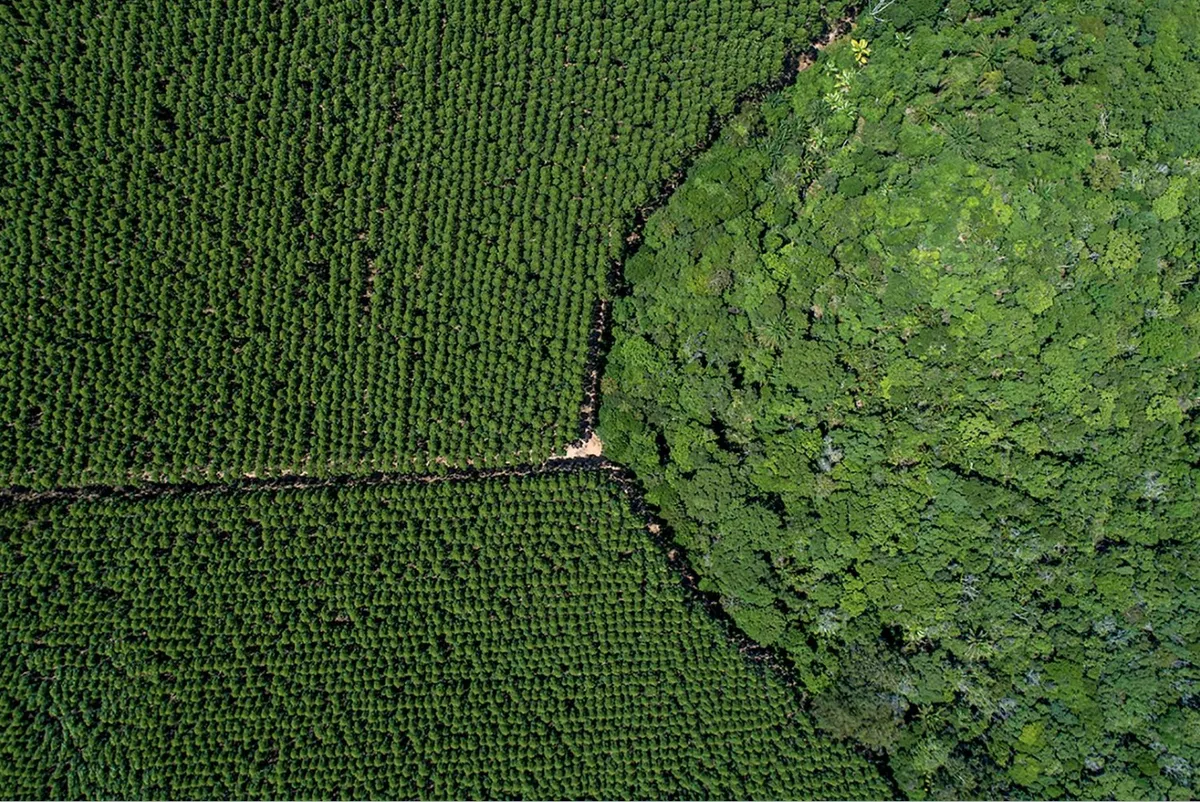
//> input picture ex5/images/plantacao.png, 1200 x 802 px
$ ./plantacao   (built with g++ and OpenCV 4)
//> lines starting //> are read from the running program, lines starting //| are printed output that depends on the picture; after the words box and inside, x2 and y2 are one past the last pixel; in counts of white or black regions, pixels touching at a corner belong together
//detectar área urbana em uma foto

#include <stdio.h>
#include <vector>
#include <opencv2/opencv.hpp>


int main (){

    // Indicar o namespace que será utilizado
    using namespace cv;
    using namespace std;

    // carregar imagem já em escala de cinza
    //Mat snk = imread("images/snk.png", IMREAD_GRAYSCALE);
    //Mat gama = imread("images/gama.jpg", IMREAD_GRAYSCALE);
    //Mat bsb = imread("images/brasilia.jpg", IMREAD_GRAYSCALE);
    Mat plantacao = imread("images/plantacao.png", IMREAD_GRAYSCALE);
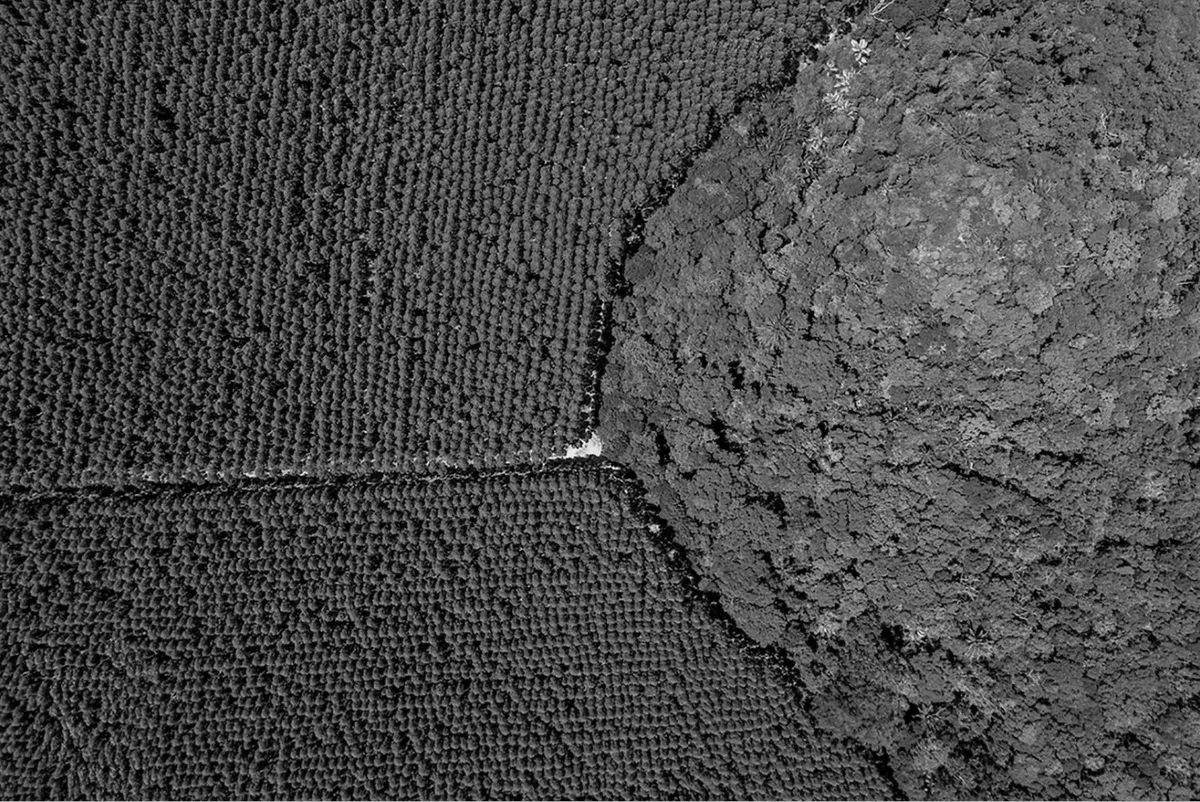
//> plantacao: 802 rows x 1200 cols, CV_8UC1; min 0, max 252, mean 73.4

    if (plantacao.empty()) { // verificar se a imagem foi carregada corretamente ou se o caminho está errado
        printf("Erro ao carregar a imagem!\n"); // usando fprintf para erro
    }

    // [11 lines of commented-out code are left out]

    int minimo = 200; // tons próximos ao branco
    int maximo = 255; // branco puro

    // cria a máscara para a imagem.
    Mat mascara;
    inRange(plantacao, Scalar(minimo), Scalar(maximo), mascara);
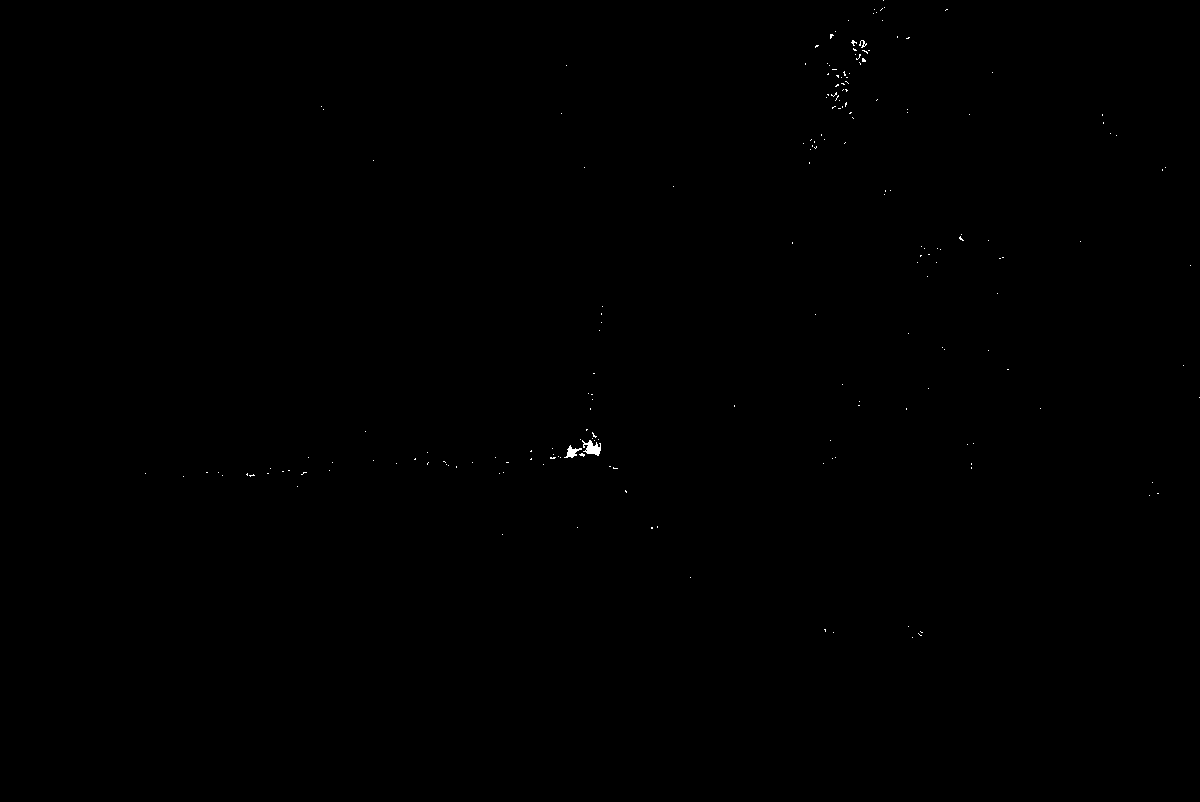
//> mascara: 802 rows x 1200 cols, CV_8UC1; 0.08% white; 195 white regions (192 under 20 px), largest, box (x1, y1, x2, y2) and area: (582, 440, 601, 456) 175, (564, 445, 582, 458) 100, (859, 40, 867, 48) 28

    // aplicar a máscara à imagem original
    Mat resultado;
    bitwise_and(plantacao, plantacao, resultado, mascara);

    // converver para binária, os valores acima de 215 serão convertidos para 255 e o restante para 0.
    Mat /*snkbi, gamabi, bsbbi,*/ plantacaobi;
    //threshold(snk, snkbi, 215, 255, THRESH_BINARY);
    //threshold(gama, gamabi, 215, 255, THRESH_BINARY);
    //threshold(bsb, bsbbi, 215, 255, THRESH_BINARY);
    threshold(plantacao, plantacaobi, 200, 255, THRESH_BINARY);
//> plantacaobi: 802 rows x 1200 cols, CV_8UC1; 0.08% white; 182 white regions (179 under 20 px)

    vector<vector<Point>> contornos; // vetor dentro de um vetor
    // vector<Vec4i>hierarquia; //armazenar infos sobre a hierarquia, não tem necessidade de usar com a RETR_EXTERNAL

    // detectar contornos da imagem binária.
    findContours(plantacaobi, contornos, RETR_EXTERNAL, CHAIN_APPROX_SIMPLE); // função; imagem binária; vetor de vetores que armazenará os contornos; modo de recuperação de contornos, os mais comuns são: RETR_EXTERNAL para contornos externos, RETR_LIST para todos sem hierarquia, RETR_TREE para todos com hierarquia; método de aproximação de contornos, mais comuns: CHAIN_APPROX_SIMPLE para armazenar os pontos extremos do contorno, CHAIN_APPROX_NONE para armazenar todos os pontos do contorno; offset, opcional, um ponto que pode ser adicionado a todos os pontos de um contorno.
//> contornos = 182 contours, 180 with area under 20; largest, box (x1, y1, x2, y2) and area: (582, 440, 601, 456) 132, (564, 445, 582, 458) 73

    // verificar se há contornos detectados, debugg
    if (contornos.empty()) {
        printf("Nenhum contorno detectado!\n");
        return -1;
    }

    double areatotalpx = plantacaobi.total(); // total de pixels da imagem
//> areatotalpx = 962400

    // declarar arrays para armazenar coordenadas x, y e áreas
    double x[contornos.size()];
    double y[contornos.size()];
    double areas[contornos.size()];
    double areatot = 0.0;
    int n = contornos.size();
//> n = 182

    // Calcular a área urb.
    for(size_t i=0; i<contornos.size(); i++) // size_t funcionará como módulo; contornos.size retorna o valor dos contornos encontrados
    {
        areas[i] = contourArea(contornos[i]); //calcula a área em cada ponto
        //contourArea, funciona com qualquer contorno; vetor de pontos que representam o contorno, obtidos geralmente com a função findContours; Parâmetro opcional o valor padrão é false, se true: calcula a área considerando a orientação de contorno.

        areatot += areas[i]; //armazena as áreas

        Moments m = moments(contornos[i]); //moments; utilizada para calcular momentos de uma imagem ou contorno; m00 = momento de ordem 0, representa a área do contorno; m10 = momento de ordem em relação ao eixo x, usado pra calcular a cord x; m01 = momento de ordem em relação ao eixo y, usado pra calcular a cord y;

        if (m.m00 != 0){ // verificar se a área do momento é dif de 0
        x[i] = m.m10 / m.m00; //cord x do centroide
        y[i] = m.m01 / m.m00; //cord y do centroide
        }

        else{ //caso a área do momento for 0
        x[i] = 0;
        y[i] = 0;
        }

    }
//> after the loop, areatot = 291.5

    // calcular a porcentagem de área urbana, em relação à área total da imagem
    double porcentagemAreaUrbana = (areatot / areatotalpx) * 100.0;
//> porcentagemAreaUrbana = 0.0303

    printf("A área urbana na imagem é: %.2f\n", porcentagemAreaUrbana);
//| A área urbana na imagem é: 0.03

    imshow("Img Processada", resultado); // mostrar a imagem cinza

    waitKey(0); // esperar até que uma tecla seja pressionada

    destroyAllWindows(); // fechar todas as janelas criadas com o imshow

    return 0;
}

$ run again, with ex5/images/gama.jpg saved as ex5/images/plantacao.png
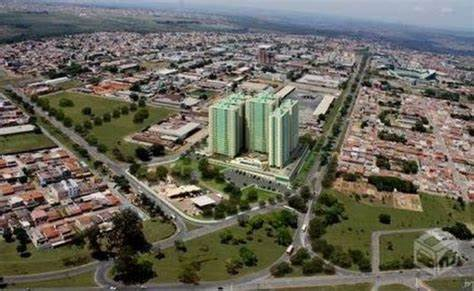
//> input picture ex5/images/gama.jpg, 474 x 291 px
//> `inRange(plantacao, Scalar(minimo), Scalar(maximo), mascara);`:
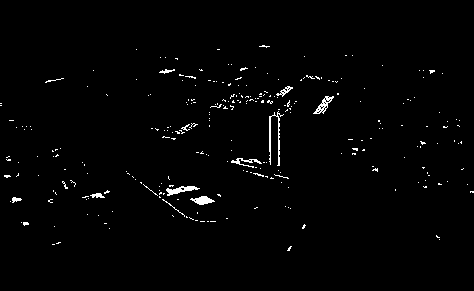
//> mascara: 291 rows x 474 cols, CV_8UC1; 1.4% white in thin lines or dots, all inside (x1, y1, x2, y2) = (0, 45, 474, 251)
//> `threshold(plantacao, plantacaobi, 200, 255, THRESH_BINARY);`:
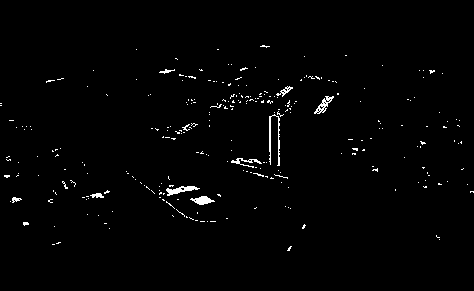
//> plantacaobi: 291 rows x 474 cols, CV_8UC1; 1.3% white in thin lines or dots, all inside (x1, y1, x2, y2) = (0, 45, 474, 251)
//> contornos = 276 contours, 268 with area under 20; largest, box (x1, y1, x2, y2) and area: (166, 186, 200, 196) 122, (314, 96, 334, 114) 121, (190, 196, 215, 205) 103, (269, 114, 280, 166) 72, (231, 158, 262, 168) 50, (276, 86, 293, 97) 49, (90, 193, 104, 198) 30, (12, 197, 22, 203) 23
//> n = 276
//> after the loop `for(size_t i=0; i<contornos.size(); i++)`: areatot = 760
//> porcentagemAreaUrbana = 0.551
//| A área urbana na imagem é: 0.55

$ run again, with ex5/images/brasilia.jpg saved as ex5/images/plantacao.png
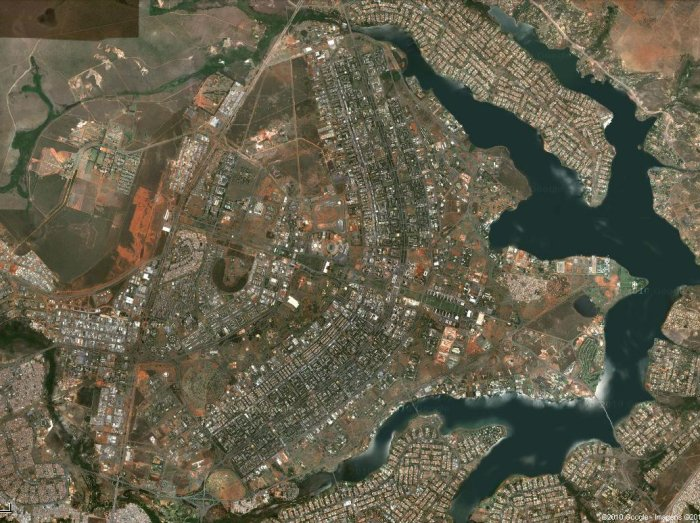
//> input picture ex5/images/brasilia.jpg, 700 x 523 px
//> `Mat plantacao = imread("images/plantacao.png", IMREAD_GRAYSCALE);`:
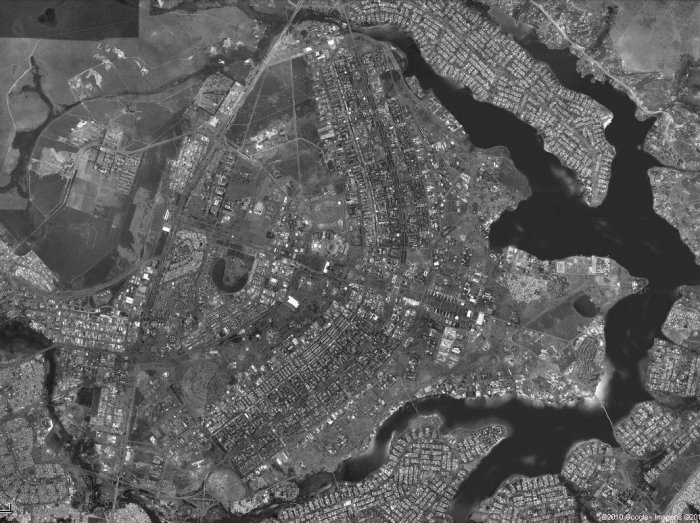
//> plantacao: 523 rows x 700 cols, CV_8UC1; min 1, max 254, mean 94.1
//> `inRange(plantacao, Scalar(minimo), Scalar(maximo), mascara);`:
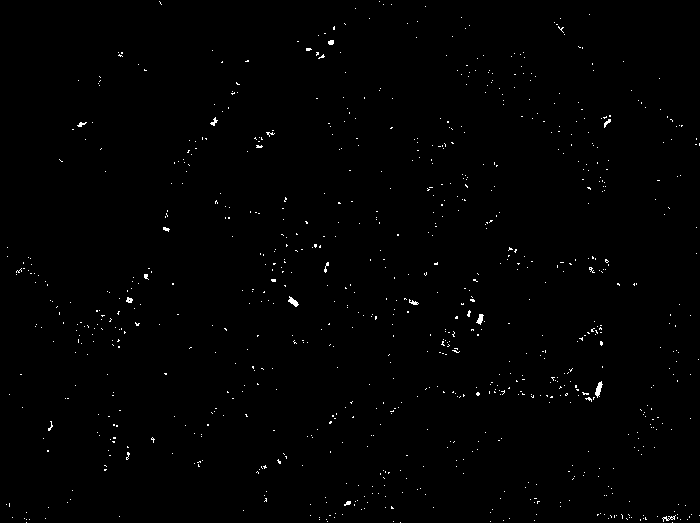
//> mascara: 523 rows x 700 cols, CV_8UC1; 0.63% white in thin lines or dots
//> plantacaobi: 523 rows x 700 cols, CV_8UC1; 0.6% white in thin lines or dots
//> contornos = 823 contours, 819 with area under 20; largest, box (x1, y1, x2, y2) and area: (595, 381, 603, 398) 50, (288, 296, 299, 307) 42, (476, 314, 484, 325) 34, (126, 297, 133, 303) 20
//> n = 823
//> after the loop `for(size_t i=0; i<contornos.size(); i++)`: areatot = 552
//> porcentagemAreaUrbana = 0.151
//| A área urbana na imagem é: 0.15
